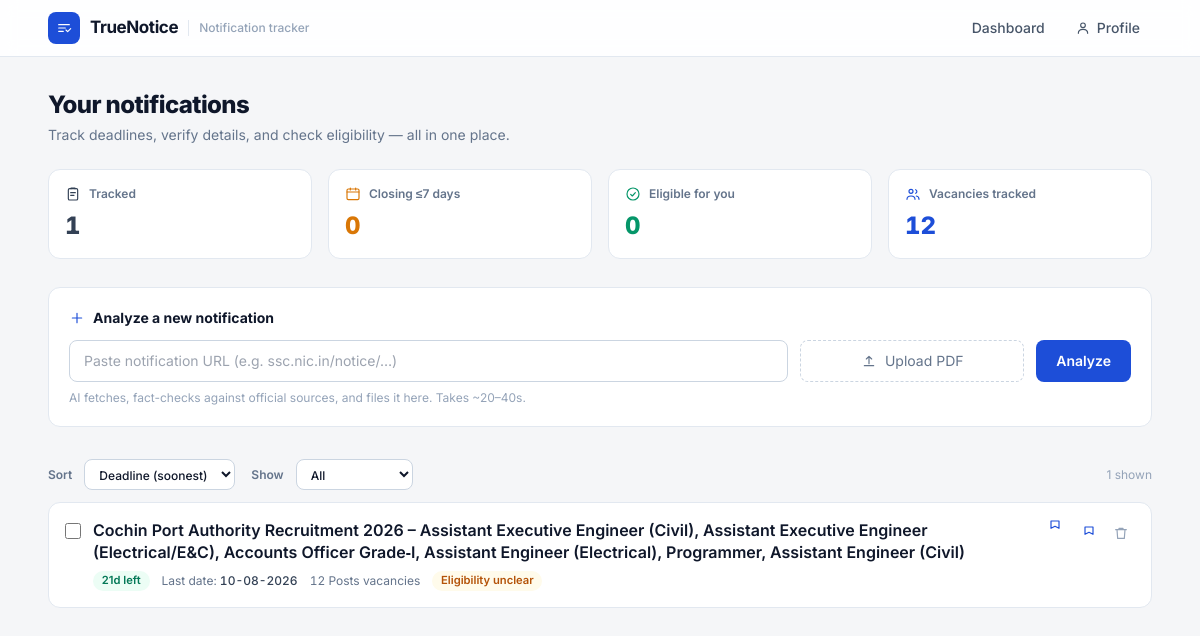
The page / on the database its author committed.
### tables this page shows
CREATE TABLE notifications (
                id               TEXT PRIMARY KEY,
                created_at       TEXT NOT NULL,
                source_type      TEXT NOT NULL,
                source_url       TEXT,
                job_title        TEXT NOT NULL,
                data_json        TEXT NOT NULL,
                analysis_text    TEXT,
                last_date        TEXT,
                exam_date        TEXT,
                pinned           INTEGER NOT NULL DEFAULT 0,
                eligibility_json TEXT
            );

### app.py (the view)
@app.route("/")
def index():
    notifications = db.list_notifications()
    profile = db.get_profile()
    closing_soon = 0
    total_vacancies = 0
    eligible = 0
    for n in notifications:
        st = status_of(n.get("last_date"))
        if st["key"] in ("soon", "today"):
            closing_soon += 1
        total_vacancies += _vacancy_int(n)
        elig = n.get("eligibility") or {}
        if elig.get("verdict") == "eligible":
            eligible += 1
    kpis = {
        "tracked": len(notifications),
        "closing_soon": closing_soon,
        "eligible": eligible,
        "total_vacancies": total_vacancies,
    }
    return render_template(
        "home.html", notifications=notifications, profile=profile, kpis=kpis
    )

### app.py (called while the page is built)
@app.template_global("status_of")
def status_of(last_date_str: Optional[str]) -> dict:
    dt = _parse_date(last_date_str) if last_date_str else None
    if dt is None:
        return {"key": "unknown", "label": "Date unknown", "days": None, "iso": None}
    days = (dt.date() - datetime.now().date()).days
    iso = dt.strftime("%Y-%m-%d")
    if days < 0:
        return {"key": "closed", "label": "Closed", "days": days, "iso": iso}
    if days == 0:
        return {"key": "today", "label": "Closes today", "days": 0, "iso": iso}
    if days <= 7:
        return {"key": "soon", "label": f"{days}d left", "days": days, "iso": iso}
    return {"key": "open", "label": f"{days}d left", "days": days, "iso": iso}

def _parse_date(date_str: str) -> Optional[datetime]:
    formats = [
        "%d-%m-%Y", "%d/%m/%Y", "%Y-%m-%d",
        "%d %B %Y", "%d %b %Y",
        "%B %d, %Y", "%b %d, %Y",
        "%d.%m.%Y", "%Y/%m/%d",
    ]
    for fmt in formats:
        try:
            return datetime.strptime(date_str.strip(), fmt)
        except (ValueError, AttributeError):
            continue
    return None

def _vacancy_int(notif: dict) -> int:
    vac = (notif.get("data") or {}).get("vacancies") or {}
    total = vac.get("total")
    if not total:
        return 0
    digits = re.sub(r"[^\d]", "", str(total))
    return int(digits) if digits else 0

### db.py (called while the page is built)
def _connect() -> sqlite3.Connection:
    conn = sqlite3.connect(DB_PATH)
    conn.row_factory = sqlite3.Row
    conn.execute("PRAGMA foreign_keys = ON")
    return conn

def _row_to_notification(row: sqlite3.Row) -> dict:
    return {
        "id": row["id"],
        "created_at": row["created_at"],
        "source_type": row["source_type"],
        "source_url": row["source_url"],
        "job_title": row["job_title"],
        "data": json.loads(row["data_json"]),
        "analysis_text": row["analysis_text"],
        "last_date": row["last_date"],
        "exam_date": row["exam_date"],
        "pinned": bool(row["pinned"]),
        "eligibility": json.loads(row["eligibility_json"]) if row["eligibility_json"] else None,
    }

def list_notifications() -> list[dict]:
    with _connect() as conn:
        rows = conn.execute(
            "SELECT * FROM notifications ORDER BY pinned DESC, created_at DESC"
        ).fetchall()
    return [_row_to_notification(r) for r in rows]

### templates/home.html (shortened to what this page needs)
{% extends "base.html" %}
{% block content %}
<div class="flex flex-col sm:flex-row sm:items-end justify-between gap-3 mb-6">
    <div>
        <h1 class="text-2xl font-extrabold tracking-tight">Your notifications</h1>
        <p class="text-sm text-slate-500 mt-1">Track deadlines, verify details, and check eligibility — all in one place.</p>
    </div>
</div>
<div class="grid grid-cols-2 lg:grid-cols-4 gap-3 sm:gap-4 mb-7">
    {% set tiles = [
        ('Tracked', kpis.tracked, 'i-clipboard', 'text-slate-700'),
        ('Closing ≤7 days', kpis.closing_soon, 'i-calendar', 'text-amber-600'),
        ('Eligible for you', kpis.eligible, 'i-check', 'text-emerald-600'),
        ('Vacancies tracked', kpis.total_vacancies, 'i-users', 'text-accent'),
    ] %}
    {% for label, value, icon, color in tiles %}
    <div class="bg-white rounded-xl border border-slate-200 p-4">
        <div class="flex items-center gap-2 text-slate-400 mb-2">
            <svg class="icon icon-sm {{ color }}"><use href="#{{ icon }}"/></svg>
            <span class="text-xs font-semibold text-slate-500">{{ label }}</span>
        </div>
        <p class="text-2xl font-extrabold tnum {{ color }}">{{ '{:,}'.format(value) }}</p>
    </div>
    {% endfor %}
</div>
<div class="bg-white rounded-xl border border-slate-200 p-4 sm:p-5 mb-8">
    <div class="flex items-center gap-2 mb-3">
        <svg class="icon icon-sm text-accent"><use href="#i-plus"/></svg>
        <h2 class="text-sm font-bold">Analyze a new notification</h2>
    </div>
    <div class="flex flex-col md:flex-row gap-3">
        <input id="url-input" type="url" placeholder="Paste notification URL (e.g. ssc.nic.in/notice/…)"
               class="flex-1 px-3.5 py-2.5 rounded-lg border border-slate-300 text-sm focus:outline-none focus:ring-2 focus:ring-accent/40 focus:border-accent">
        <label id="pdf-dropzone" class="flex items-center justify-center gap-2 px-4 py-2.5 rounded-lg border border-dashed border-slate-300 text-sm text-slate-500 cursor-pointer hover:border-accent hover:text-accent transition-colors md:w-56">
            <svg class="icon icon-sm"><use href="#i-upload"/></svg>
            <span id="pdf-label">Upload PDF</span>
        </label>
        <button id="analyze-btn" class="px-5 py-2.5 rounded-lg bg-accent hover:bg-accent-dark text-white text-sm font-semibold transition-colors">
            Analyze
        </button>
    </div>
    <p class="text-xs text-slate-400 mt-2">AI fetches, fact-checks against official sources, and files it here. Takes ~20–40s.</p>
</div>
{% if notifications %}
<div class="flex flex-wrap items-center gap-2 mb-3">
    <span class="text-xs font-semibold text-slate-500 mr-1">Sort</span>
    <select id="sort-select" class="px-2.5 py-1.5 rounded-lg border border-slate-300 bg-white text-xs font-medium focus:outline-none focus:ring-2 focus:ring-accent/40">
        <option value="deadline">Deadline (soonest)</option>
    </select>
    <span class="text-xs font-semibold text-slate-500 ml-2 mr-1">Show</span>
    <select id="filter-select" class="px-2.5 py-1.5 rounded-lg border border-slate-300 bg-white text-xs font-medium focus:outline-none focus:ring-2 focus:ring-accent/40">
        <option value="all">All</option>
    </select>
    <span class="text-xs text-slate-400 ml-auto" id="visible-count"></span>
</div>
{% endif %}
<div id="notif-list" class="space-y-3">
    {% for n in notifications %}
    {% set st = status_of(n.last_date) %}
    {% set vac = (n.data.vacancies.total if n.data.vacancies else None) %}
    <div class="notif-card bg-white rounded-xl border border-slate-200 hover:border-slate-300 hover:shadow-sm transition-all p-4 flex items-start gap-3"
         data-id="{{ n.id }}"
         data-status="{{ st.key }}"
         data-days="{{ st.days if st.days is not none else 999999 }}"
         data-added="{{ loop.index0 }}"
         data-title="{{ n.job_title|e }}">
        <input type="checkbox" class="cmp-check mt-1 w-4 h-4 accent-[color:var(--accent)] cursor-pointer" title="Select to compare">
        <div class="flex-1 min-w-0">
            <div class="flex items-start justify-between gap-3">
                <a href="/notification/{{ n.id }}" class="font-semibold text-slate-900 hover:text-accent transition-colors leading-snug line-clamp-2">
                    {{ n.job_title }}
                </a>
                {% if n.pinned %}<svg class="icon icon-sm text-accent flex-shrink-0" title="On watchlist"><use href="#i-pin"/></svg>{% endif %}
            </div>
            <div class="flex flex-wrap items-center gap-x-3 gap-y-1.5 mt-2 text-xs text-slate-500">
                <span class="chip chip-{{ st.key }}" {% if st.iso %}data-countdown="{{ st.iso }}"{% endif %}>{{ st.label }}</span>
                {% if n.last_date %}<span class="tnum">Last date: <span class="font-medium text-slate-700">{{ n.last_date }}</span></span>{% endif %}
                {% if vac %}<span class="tnum">{{ vac }} vacancies</span>{% endif %}
                {% set elig = n.eligibility %}
                {% if elig %}
                    {% if elig.verdict == 'eligible' %}<span class="chip chip-open">✓ Eligible</span>
                    {% elif elig.verdict == 'not_eligible' %}<span class="chip chip-closed">Not eligible</span>
                    {% else %}<span class="chip chip-soon">Eligibility unclear</span>{% endif %}
                {% endif %}
            </div>
        </div>
        <div class="flex items-center gap-1 flex-shrink-0">
            <button class="pin-btn p-1.5 rounded-lg hover:bg-slate-100 {{ 'text-accent' if n.pinned else 'text-slate-400' }}" title="Watchlist">
                <svg class="icon icon-sm"><use href="#i-pin"/></svg>
            </button>
            <button class="del-btn p-1.5 rounded-lg hover:bg-red-50 text-slate-400 hover:text-red-600" title="Delete">
                <svg class="icon icon-sm"><use href="#i-trash"/></svg>
            </button>
        </div>
    </div>
    {% endfor %}
</div>
{% endblock %}

### templates/base.html (shortened to what this page needs)
<!DOCTYPE html>
<html lang="en">
<head>
    <script src="https://cdn.tailwindcss.com"></script>
</head>
<body class="min-h-screen bg-[#f5f6f8] text-slate-900 font-sans">
    <header class="no-print sticky top-0 z-30 bg-white/90 backdrop-blur border-b border-slate-200">
        <div class="max-w-6xl mx-auto px-4 sm:px-6 h-14 flex items-center justify-between">
            <a href="/" class="flex items-center gap-2.5 group">
                <span class="w-8 h-8 rounded-lg bg-accent text-white flex items-center justify-center">
                    <svg class="icon icon-sm"><use href="#i-logo"/></svg>
                </span>
                <span class="text-[17px] font-bold tracking-tight">TrueNotice</span>
                <span class="hidden sm:inline text-xs font-medium text-slate-400 border-l border-slate-200 pl-2.5">Notification tracker</span>
            </a>
            <div class="flex items-center gap-1.5">
                <a href="/" class="px-3 py-1.5 rounded-lg text-sm font-medium text-slate-600 hover:bg-slate-100 transition-colors">Dashboard</a>
                <button onclick="openProfile()" class="px-3 py-1.5 rounded-lg text-sm font-medium text-slate-600 hover:bg-slate-100 transition-colors flex items-center gap-1.5">
                    <svg class="icon icon-sm"><use href="#i-user"/></svg>
                    <span class="hidden sm:inline">Profile</span>
                </button>
            </div>
        </div>
    </header>
    <main class="max-w-6xl mx-auto px-4 sm:px-6 py-6 sm:py-8">
        {% block content %}{% endblock %}
    </main>
</body>
</html>

### templates/base.html (style rules this page uses)
*, *::before, *::after { box-sizing: border-box; }
html { scroll-behavior: smooth; }
body { -webkit-font-smoothing: antialiased; -moz-osx-font-smoothing: grayscale; }
:root { --accent: #1d4ed8; }
.tnum { font-variant-numeric: tabular-nums; }
.icon { width: 1.25rem; height: 1.25rem; stroke: currentColor; fill: none; stroke-width: 1.75; stroke-linecap: round; stroke-linejoin: round; }
.icon-sm { width: 1rem; height: 1rem; }
.text-accent { color: var(--accent); }
.chip { display: inline-flex; align-items: center; gap: .35rem; padding: .15rem .55rem; border-radius: 9999px; font-size: .7rem; font-weight: 600; line-height: 1.4; white-space: nowrap; }
.chip-open { background:#ecfdf5; color:#047857; }
.chip-soon { background:#fffbeb; color:#b45309; }

### rows shown on the page
notifications: job_title "Cochin Port Authority Recruitment 2026 – Assistant Executive Engineer (Civil), Assistant Executive Engineer (Electrical/E&C), Accounts Officer Grade‑I, Assistant Engineer (Electrical), Programmer, Assistant Engineer (Civil)", pinned 1 (drawn), label "21d left", last_date "10-08-2026", vac "12 Posts"

### other values the page prints
{{ label }} "Tracked" "Closing ≤7 days" "Eligible for you" "Vacancies tracked"
{{ '{:,}'.format(value) }} "1" "0" "0" "12"
